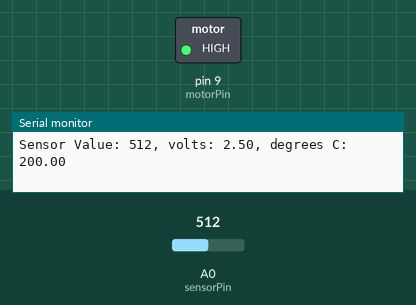
A sketch run on a simulated Arduino Uno, built with avr-gcc and run on an emulated ATmega328P. On the bench: switched loads named in the sketch (green lamp = pin HIGH), the last lines printed to the serial monitor. The inputs (shaded band) are chosen by the test bench; at power-on: A0 (sensorPin) = 512.

Above: at 1.2 s.
1.3 s: A0 (sensorPin) set to 162
4.3 s: A0 (sensorPin) set to 138
At 5.5 s:
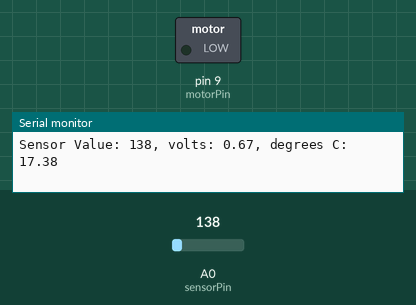
5.8 s: A0 (sensorPin) set to 306
At 6.9 s:
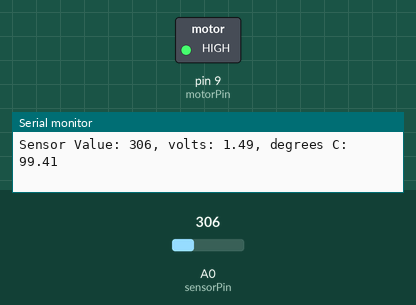
Timing chart, 0 to 8.8 s (numbered marks = the images above; inputs shaded):
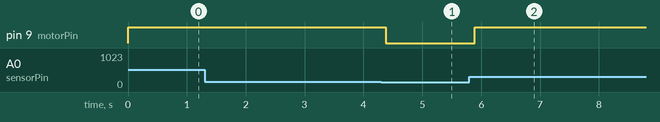

Measured:
- the behaviour switches between 152 and 151 on A0 (sensorPin) (found by bisection; images 0 and 1)
- after the input at 4.3 s, pin 9 (motorPin): HIGH → LOW after 0.08 s
- after the input at 5.8 s, pin 9 (motorPin): LOW → HIGH after 0.09 s

The sketch:

Motore_temp.ino
```cpp
const int sensorPin = A0;
const int motorPin = 9;
const float baselineTemp = 24.0;

void setup() {
 Serial.begin(9600);
 pinMode(motorPin, OUTPUT);

}

void loop() {
  int sensorVal = analogRead(sensorPin);

  Serial.print("Sensor Value: ");
  Serial.print(sensorVal);

  float voltage = (sensorVal/1024.0)*5.0;

  Serial.print(", volts: ");
  Serial.print(voltage);

  Serial.print(", degrees C: ");

  float temperature = (voltage - .5)*100;
  Serial.println(temperature);

  if(temperature > baselineTemp){
    digitalWrite(motorPin, HIGH);
}
   else{
     digitalWrite(motorPin, LOW);
     }

     }
```
